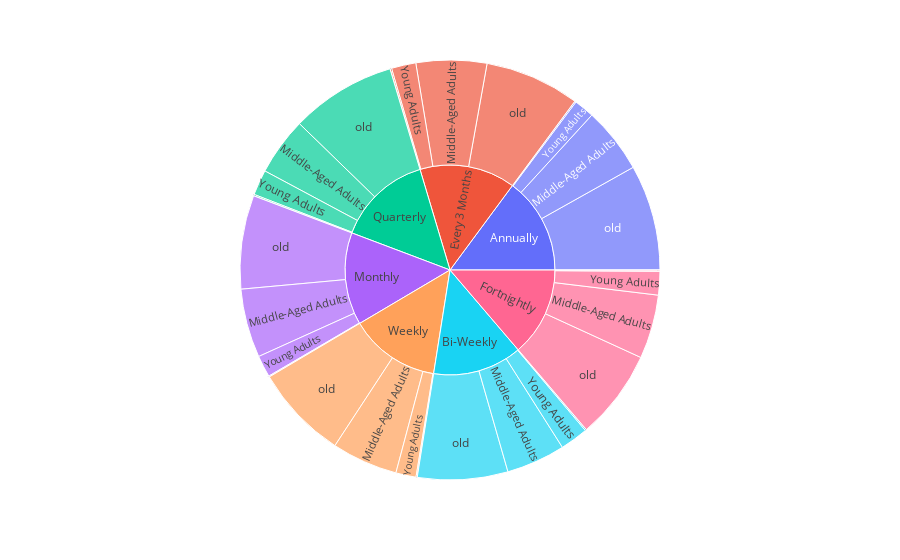

Here is the notebook cell this chart was saved with:
### Code cell
px.sunburst(data , path=['Frequency of Purchases','Age_category'] , values='Age')

### Figure 1 — Plotly figure (JSON) as saved in the notebook; plotly's stock layout.template omitted (floating-point values rounded to 4 significant figures)
{"data": [{"branchvalues": "total", "domain": {"x": [0, 1], "y": [0, 1]}, "hovertemplate": "labels=%{label}<br>Age=%{value}<br>parent=%{parent}<br>id=%{id}<extra></extra>", "ids": ["Annually/child", "Bi-Weekly/child", "Every 3 Months/child", "Fortnightly/child", "Monthly/child", "Quarterly/child", "Weekly/child", "Annually/teen", "Bi-Weekly/teen", "Every 3 Months/teen", "Fortnightly/teen", "Monthly/teen", "Quarterly/teen", "Weekly/teen", "Annually/Young Adults", "Bi-Weekly/Young Adults", "Every 3 Months/Young Adults", "Fortnightly/Young Adults", "Monthly/Young Adults", "Quarterly/Young Adults", "Weekly/Young Adults", "Annually/Middle-Aged Adults", "Bi-Weekly/Middle-Aged Adults", "Every 3 Months/Middle-Aged Adults", "Fortnightly/Middle-Aged Adults", "Monthly/Middle-Aged Adults", "Quarterly/Middle-Aged Adults", "Weekly/Middle-Aged Adults", "Annually/old", "Bi-Weekly/old", "Every 3 Months/old", "Fortnightly/old", "Monthly/old", "Quarterly/old", "Weekly/old", "Annually", "Bi-Weekly", "Every 3 Months", "Fortnightly", "Monthly", "Quarterly", "Weekly"], "labels": ["child", "child", "child", "child", "child", "child", "child", "teen", "teen", "teen", "teen", "teen", "teen", "teen", "Young Adults", "Young Adults", "Young Adults", "Young Adults", "Young Adults", "Young Adults", "Young Adults", "Middle-Aged Adults", "Middle-Aged Adults", "Middle-Aged Adults", "Middle-Aged Adults", "Middle-Aged Adults", "Middle-Aged Adults", "Middle-Aged Adults", "old", "old", "old", "old", "old", "old", "old", "Annually", "Bi-Weekly", "Every 3 Months", "Fortnightly", "Monthly", "Quarterly", "Weekly"], "name": "", "parents": ["Annually", "Bi-Weekly", "Every 3 Months", "Fortnightly", "Monthly", "Quarterly", "Weekly", "Annually", "Bi-Weekly", "Every 3 Months", "Fortnightly", "Monthly", "Quarterly", "Weekly", "Annually", "Bi-Weekly", "Every 3 Months", "Fortnightly", "Monthly", "Quarterly", "Weekly", "Annually", "Bi-Weekly", "Every 3 Months", "Fortnightly", "Monthly", "Quarterly", "Weekly", "Annually", "Bi-Weekly", "Every 3 Months", "Fortnightly", "Monthly", "Quarterly", "Weekly", "", "", "", "", "", "", ""], "type": "sunburst", "values": [0, 0, 0, 0, 0, 0, 0, 180, 180, 216, 180, 126, 198, 162, 2679, 3709, 3235, 3110, 2873, 3365, 2680, 8712, 7802, 9343, 8468, 9106, 7652, 8736, 13978, 11940, 12556, 11866, 12384, 13943, 12488, 25549, 23631, 25350, 23624, 24489, 25158, 24066]}], "layout": {"autosize": true, "legend": {"tracegroupgap": 0}, "margin": {"t": 60}}}
